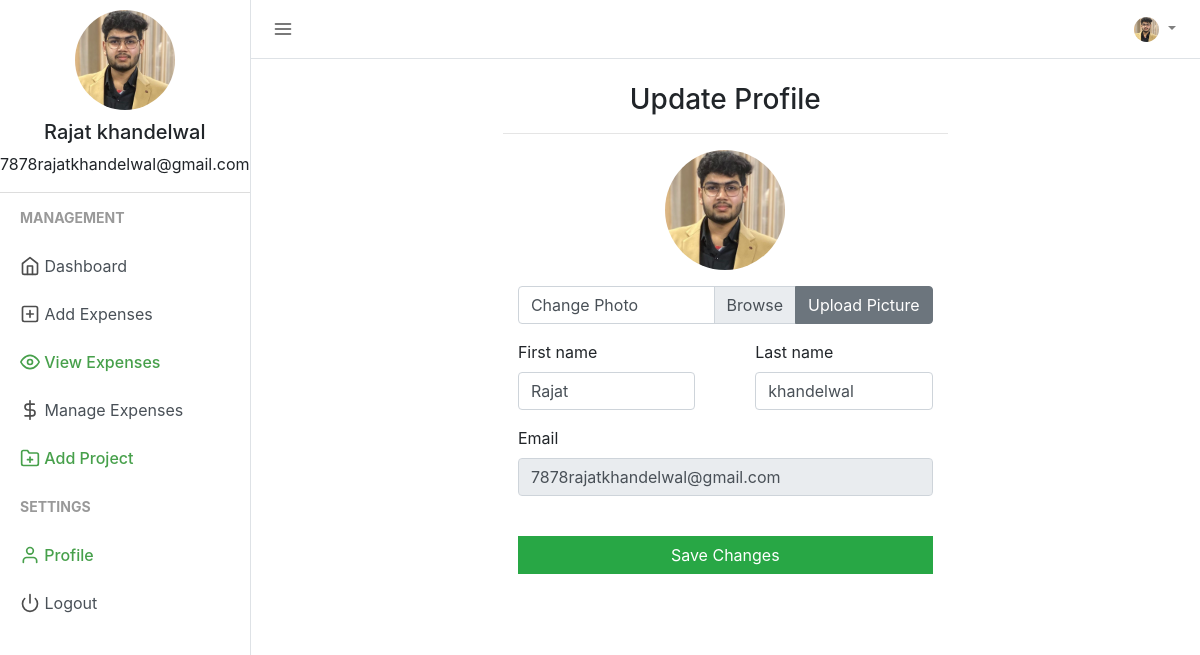
The page /profile.php (signed in) on the database its author committed.
### tables this page shows
CREATE TABLE `users` (
  `user_id` int(11) NOT NULL,
  `firstname` varchar(50) NOT NULL,
  `lastname` varchar(25) NOT NULL,
  `email` varchar(50) NOT NULL,
  `profile_path` varchar(50) NOT NULL DEFAULT 'default_profile.png',
  `password` varchar(50) NOT NULL,
  `trn_date` datetime NOT NULL
);

### session.php (called while the page is built, shortened)
<?php
include("config.php");
$sess_email = $_SESSION["email"];
$sql = "SELECT user_id, firstname, lastname, email, profile_path FROM users WHERE email = '$sess_email'";
$result = $con->query($sql);
if ($result->num_rows > 0) {
  while($row = $result->fetch_assoc()) {
    $firstname = $row["firstname"];
    $lastname = $row["lastname"];
    $username =$row["firstname"]." ".$row["lastname"];
    $useremail=$row["email"];
    $userprofile="uploads/".$row["profile_path"];
  }
} else {
    $userid="GHX1Y2";
    $username ="Jhon Doe";
    $useremail="mailid@domain.com";
    $userprofile="Uploads/default_profile.png";
}
?>

### profile.php (the view, shortened to what this page needs)
<?php
include("session.php");
?>
<!DOCTYPE html>
<html lang="en">
<head>
    <link href="css/bootstrap.min.css" rel="stylesheet">
    <link href="css/style.css" rel="stylesheet">
</head>
<body>
    <div class="d-flex" id="wrapper">
        <div class="border-right" id="sidebar-wrapper">
            <div class="user">
                <img class="img img-fluid rounded-circle" src="<?php echo $userprofile ?>" width="120">
                <h5><?php echo $username ?></h5>
                <p><?php echo $useremail ?></p>
            </div>
            <div class="sidebar-heading">Management</div>
            <div class="list-group list-group-flush">
                <a href="index.php" class="list-group-item list-group-item-action"><span data-feather="home"></span> Dashboard</a>
                <a href="add_expense.php" class="list-group-item list-group-item-action "><span data-feather="plus-square"></span> Add Expenses</a>
                <a href="view.php" class="list-group-item list-group-item-action sidebar-active"><span data-feather="eye"></span> View Expenses</a>
                <a href="manage_expense.php" class="list-group-item list-group-item-action "><span data-feather="dollar-sign"></span> Manage Expenses</a>
                <a href="add_project.php" class="list-group-item list-group-item-action sidebar-active"><span data-feather="folder-plus"></span> Add Project</a>
            </div>
            <div class="sidebar-heading">Settings </div>
            <div class="list-group list-group-flush">
                <a href="profile.php" class="list-group-item list-group-item-action sidebar-active"><span data-feather="user"></span> Profile</a>
                <a href="logout.php" class="list-group-item list-group-item-action "><span data-feather="power"></span> Logout</a>
            </div>
        </div>
        <div id="page-content-wrapper">
            <nav class="navbar navbar-expand-lg navbar-light  border-bottom">
                <button class="toggler" type="button" id="menu-toggle" aria-expanded="false">
                    <span data-feather="menu"></span>
                </button>
                <div class="collapse navbar-collapse" id="navbarSupportedContent">
                    <ul class="navbar-nav ml-auto mt-2 mt-lg-0">
                        <li class="nav-item dropdown">
                            <a class="nav-link dropdown-toggle" href="#" id="navbarDropdown" role="button" data-toggle="dropdown" aria-haspopup="true" aria-expanded="false">
                                <img class="img img-fluid rounded-circle" src="<?php echo $userprofile ?>" width="25">
                            </a>
                        </li>
                    </ul>
                </div>
            </nav>
            <div class="container-fluid">
                <div class="row justify-content-center">
                    <div class="col-md-6">
                    <h3 class="mt-4 text-center">Update Profile</h3>
                    <hr>
                        <form class="form" method="post" action="" enctype='multipart/form-data'>
                            <div class="text-center mt-3">
                                <img src="<?php echo $userprofile; ?>" class="text-center img img-fluid rounded-circle avatar" width="120" alt="Profile Picture">
                            </div>
                            <div class="input-group col-md mb-3 mt-3">
                                <div class="custom-file">
                                    <label class="custom-file-label" for="profilepic">Change Photo</label>
                                </div>
                                <div class="input-group-append">
                                    <button class="btn btn-secondary" type="submit" name='but_upload' id="profilepicinput">Upload Picture</button>
                                </div>
                            </div>
                        </form>
                        <form class="form" action="" method="post" id="registrationForm" autocomplete="off">
                            <div class="row">
                                <div class="col">
                                    <div class="form-group">
                                        <div class="col-md">
                                            <label for="first_name">
                                                First name
                                            </label>
                                            <input type="text" class="form-control" name="first_name" id="first_name" placeholder="First Name" value="<?php echo $firstname; ?>">
                                        </div>
                                    </div>
                                </div>
                                <div class="col">
                                    <div class="form-group">
                                        <div class="col-md">
                                            <label for="last_name">
                                                Last name
                                            </label>
                                            <input type="text" class="form-control" name="last_name" id="last_name" value="<?php echo $lastname; ?>" placeholder="Last Name">
                                        </div>
                                    </div>
                                </div>
                            </div>
                            <div class="form-group">
                                <div class="col-md">
                                    <label for="email">
                                        Email
                                    </label>
                                    <input type="email" class="form-control" name="email" id="email" value="<?php echo $useremail; ?>" disabled>
                                </div>
                            </div>
                            <div class="form-group">
                                <div class="col-md">
                                    <br>
                                    <button class="btn btn-block btn-md btn-success" style="border-radius:0%;" name="save" type="submit">Save Changes</button>
                                </div>
                            </div>
                        </form>
                    </div>
                </div>
            </div>
        </div>
    </div>
</body>
</html>

### css/style.css (style rules this page uses)
body { background-color: #000000; }
.feather { width: 20px; height: 20px; stroke: #4d4d4d; stroke-width: 2; stroke-linecap: round; stroke-linejoin: round; fill: none; vertical-align: text-bottom; }
.list-group { background-color: #ffffff; }
.list-group-item { border: none; }
.user { text-align: center; border-bottom: 1px solid #ddd; }
.user img { padding: 10px; }
.toggler { color: #000; background-color: #fff; border: none; outline: none; }
.sidebar-active { color: #47a04b; font-weight: 500; }
.sidebar-active .feather { stroke: #47a04b; font-weight: 500; }
#wrapper { overflow-x: hidden; background-color: #fff; }
#sidebar-wrapper { min-height: 100vh; margin-left: -15rem; -webkit-transition: margin 0.25s ease-out; -moz-transition: margin 0.25s ease-out; -o-transition: margin 0.25s ease-out; transition: margin 0.25s ease-out; }
#sidebar-wrapper .sidebar-heading { padding: 0.875rem 1.25rem; font-size: 14px; font-weight: bold; text-transform: uppercase; color: #999; }
#sidebar-wrapper .list-group { width: 15rem; }
#page-content-wrapper { min-width: 100vw; }
@media (min-width: 768px) { #sidebar-wrapper { margin-left: 0; } }
@media (min-width: 768px) { #page-content-wrapper { min-width: 0; width: 100%; } }
.container-fluid { margin-right: 20px; }

### rows shown on the page
users: profile_path (picture), username "Rajat khandelwal", email "7878rajatkhandelwal@gmail.com", first_name "Rajat", last_name "khandelwal"
